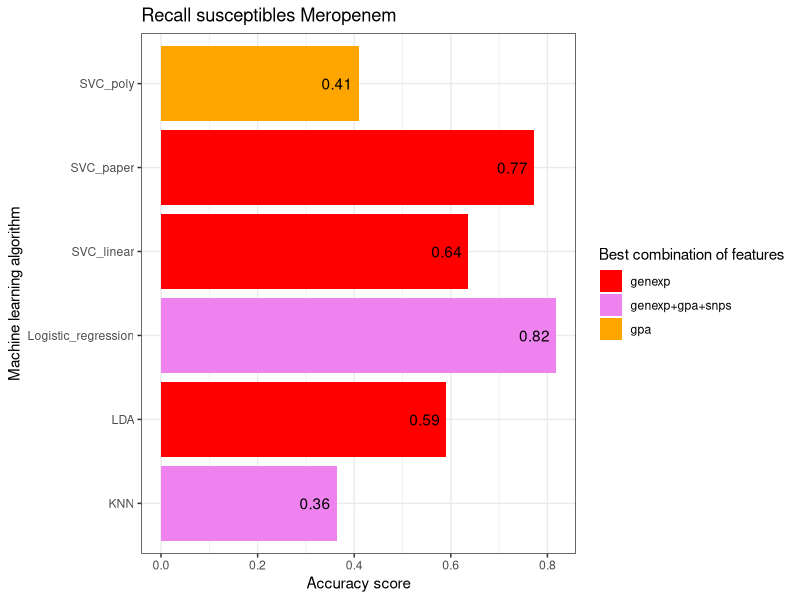

Recreate this plot in R.
library(tidyverse)

#load data (except for Gaussian and sigmoidal SVC) and create a column with the machine learning algorithm used 
knn_scores <- read_csv(
    "pipelines/results/ml_algorithms/knn/knn_test_scores.csv"
)
knn_scores <- knn_scores %>%
    mutate("algorithm" = "KNN")

lda_scores <- read_csv(
    "pipelines/results/ml_algorithms/lda/lda_test_scores.csv"
)
lda_scores <- lda_scores %>%
    mutate("algorithm" = "LDA")

svc_linear_scores <- read_csv(
    "pipelines/results/ml_algorithms/svc_linear/svc_linear_test_scores.csv"
)
svc_linear_scores <- svc_linear_scores %>%
    mutate("algorithm" = "SVC_linear")

svc_poly_scores <- read_csv(
    "pipelines/results/ml_algorithms/svc_poly/svc_poly_test_scores.csv"
)
svc_poly_scores <- svc_poly_scores %>%
    mutate("algorithm" = "SVC_poly")

log_reg_scores <- read_csv(
    "pipelines/results/ml_algorithms/log_reg/log_reg_test_scores.csv"
)
log_reg_scores <- log_reg_scores %>%
    mutate("algorithm" = "Logistic_regression")

svm_paper_scores <- read_csv(
    "pipelines/results/ml_algorithms/svm_paper/svm_paper_test_scores.csv"
)
svm_paper_scores <- svm_paper_scores %>%
    mutate("algorithm" = "SVC_paper")


#unify all datasets into a single one, and keep only Meropenem
all_scores <- bind_rows(knn_scores, lda_scores, svc_linear_scores, svc_poly_scores, log_reg_scores, svm_paper_scores)
all_scores <- all_scores %>%
    filter(drug == 'Mer')


#plot recall of susceptible samples for Meropenem
p <- ggplot(data = all_scores, aes(x = algorithm, y = recall_s, fill = features)) +
    geom_bar(stat = "identity") +
    coord_flip() +
    scale_fill_manual(values = c("genexp" = "#ff0000", "gpa" = "#ffA500", "snps" = "#ffff00", 
                        "genexp+gpa" = "#32cd32", "genexp+snps" = "#0000ff", "gpa+snps"="#63e6f8", "genexp+gpa+snps" = "#ee82ee")) +
    labs(title = "Recall susceptibles Meropenem", x = "Machine learning algorithm", y = "Accuracy score", fill = "Best combination of features") +
    geom_text(aes(label = round(recall_s, digits = 2), hjust = 1.2)) +
    theme(axis.text.x = element_text(angle = 90, hjust = 1)) +
    theme_bw()
ggsave("plots/figure_7.png", plot = p, width = 6.67, height = 6.67)
